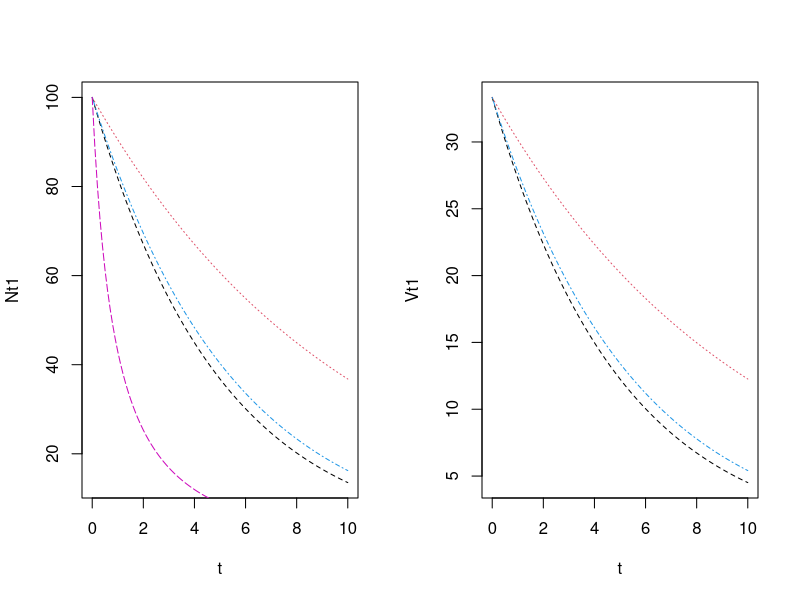
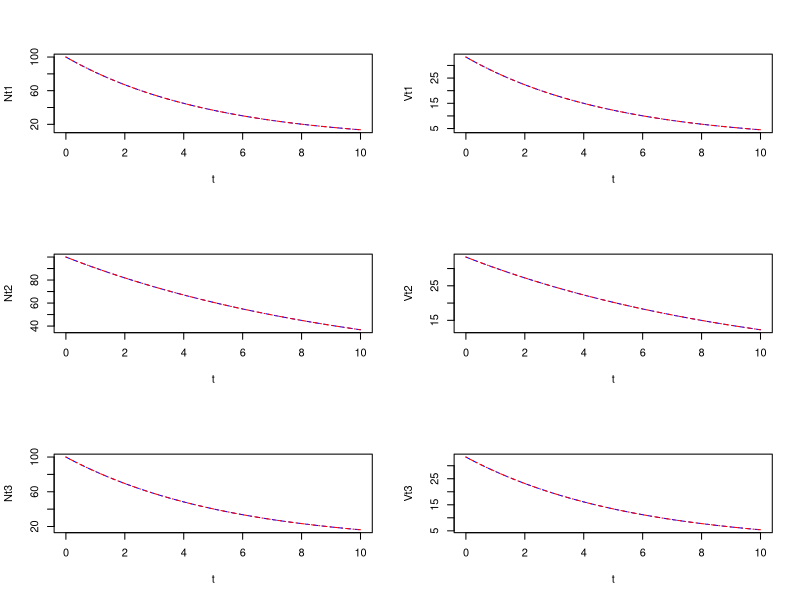

Write R code to recreate these figures, in order.
# This is to check that my solutions to the ODEs for models 1,2,3 are correct
# 20 Oct 2011

# E(N(t)) is expected number of individuals left in the stream
# V(t) is the variance in the number left

# ODEs for dE(N)/dt and dV/dt:
# dE(N)/dt = f(E(N))
# dV/dt = -2f'(N)V + f(N)
# from Carl Boettiger

# model1 and my analytical solutions:
# dN/dt = -mN
# N(t) = N0*exp(-mt)
# dV/dt = 2mV(t) -mN(t)
# V(t) = exp(2mt) * (V0 + N0 * (exp(-3 * m * t) - 1) / 3)

# model2 and my analytical solutions:
# dN/dt = -mN + bFN
# N(t) = N0*exp(t(bF-m))
# dV/dt = -2(bF - m)V(t) - mN(t) + bfN(t)
# V(t) = exp(2t(m-bF)) * (V0 + N0(exp(3t(bf-m))-1)/3)

# model3 and my analytical solutions:
# dN/dt = -mN / (c + F)
# N(t) = N0*exp(-mt / (c + F))
# dV/dt = 2mV(t) / (c + F) - mN(t) / (c + F)
# V(t) = exp(2mt / (c + F)) * (V0 + N0 * (exp(-3*m*t/(c +F)) - 1)/3)

# model4, analytical solution for N, see odt file for analytical solution of V:
# dN/dt = -mN - aN^2
# N(t) = m / ((m/N0 + a) * exp(t * m) - a)
# dV/dt = (2*m + 4 * a * N) * V - m * N - 2 * a * N^2
# V(t) see odt file!


# initial number and parameters:
N0 = 100
V0 = N0/3 # not sure what V0 should be!
k = V0 + N0/3
m = 0.2 # emigration rate
t = seq(0,10, by=0.1) # timesteps
f = 1
b = 0.1
c = 0.1
a = 0.01

# analytical solutions for N(t) and V(t) for all models:
Nt1 = N0 * exp(-m * t)
Vt1 = exp(2*m*t) * (N0*exp(-3*m*t)/3 + (V0 - N0/3))
Nt2 = N0 * exp(t*(b*f - m))
Vt2 = exp(2*t*(m-b*f)) * (V0 + N0 * (exp(3 * t * (b*f - m)) - 1)/3)
Nt3 = N0 * exp(-m * t / (c + f))
Vt3 = exp(2 * m * t / (c + f)) * (V0 + N0 * (exp(-3*m*t/(c + f)) - 1)/3)
Nt4 = m / ((m/N0 + a) * exp(t * m) - a)
Vt4 = exp(4 * log(a * N0 - exp(t*m)*(a*N0 + m)) - 2 * t * m) * 
	(k - m*N0 * (a^2*N0^2 - 5*a*N0*exp(t*m)*(a*N0 + m) - 20 * exp(2*t*m) * (a*N0 + m)^2) / 
		60*(a*N0 + m)^2 * (exp(t*m)*(a*N0 + m) - a*N0)^5)



# plot analytical results
par(mfrow=c(1,2))
plot(Nt1 ~ t, type='l', lty=2) # model1 = black
points(Nt2 ~ t, type='l', lty=3, col=2) # model2 = red
points(Nt3 ~ t, type='l', lty=4, col=4) # model3 = blue
points(Nt4 ~ t, type='l', lty=5, col=6) # model4 = purple


plot(Vt1 ~ t, type='l', lty=2) # model1 = black
points(Vt2 ~ t, type='l', lty=3, col=2) # model2 = red
points(Vt3 ~ t, type='l', lty=4, col=4) # model3 = blue
points(Vt4 ~ t, type='l', lty=5, col=6) # model4 = purple


# Numerically simulate ODEs to test analytical solutions:
require(deSolve)

parms = c(N0 = N0, V0 = V0, m = m, f=f, c=c, b=b)
start = c(N = N0, V = V0)

model1 = function(t, x, parms) {
	with( as.list( c(parms, x)), {
		dn.dt = -m*N					# dN/dt
		dv.dt = 2 * m * V - m * N		# dV/dt
		res = c(dn.dt, dv.dt)
		list(res)
	})
}
out.model1 = as.data.frame(lsoda(start, times=t, model1, parms))

model2 = function(t, x, parms) {
	with( as.list( c(parms, x)), {
		dn.dt = -m*N	+ b*f*N				# dN/dt
		dv.dt = -2*(b*f - m)*V - m*N + b*f*N		# dV/dt
		res = c(dn.dt, dv.dt)
		list(res)
	})
}
out.model2 = as.data.frame(lsoda(start, times=t, model2, parms))

model3 = function(t, x, parms) {
	with( as.list( c(parms, x)), {
		dn.dt = -m*N / (c + f)					# dN/dt
		dv.dt = 2*m*V / (c + f) - m*N / (c + f)	# dV/dt
		res = c(dn.dt, dv.dt)
		list(res)
	})
}
out.model3 = as.data.frame(lsoda(start, times=t, model3, parms))


# graphically compare numerical and analytical results
par(mfrow=c(3,2))
plot(Nt1 ~ t, type='l', lty=2, col='blue')
points(out.model1$N ~ t, type='l', lty=4, col='red')

plot(Vt1 ~ t, type='l', lty=2, col='blue')
points(out.model1$V ~ t, type='l', lty=4, col='red')

plot(Nt2 ~ t, type='l', lty=2, col='blue')
points(out.model2$N ~ t, type='l', lty=4, col='red')

plot(Vt2 ~ t, type='l', lty=2, col='blue')
points(out.model2$V ~ t, type='l', lty=4, col='red')

plot(Nt3 ~ t, type='l', lty=2, col='blue')
points(out.model3$N ~ t, type='l', lty=4, col='red')

plot(Vt3 ~ t, type='l', lty=2, col='blue')
points(out.model3$V ~ t, type='l', lty=4, col='red')
